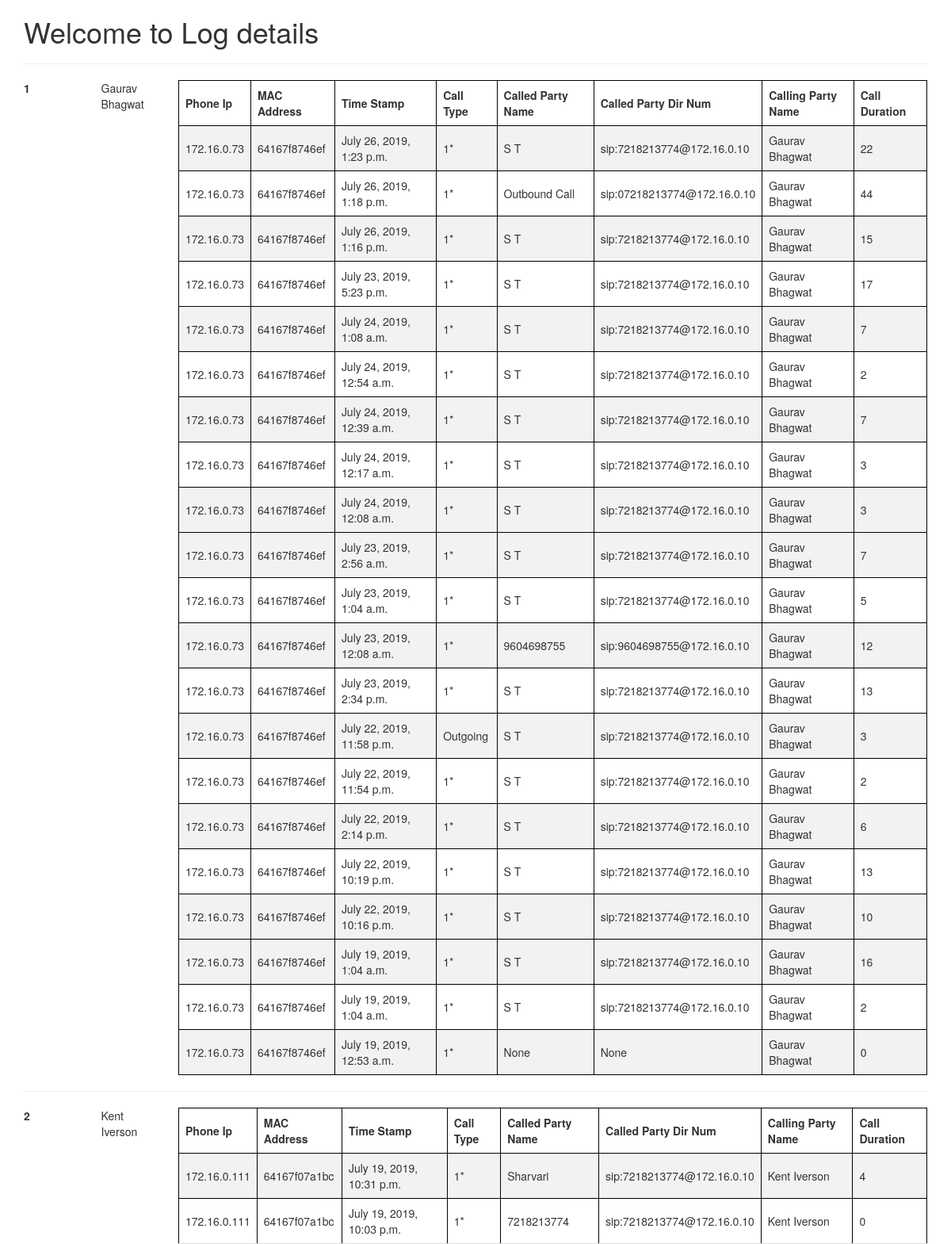
Screenshot of /pull/ with the database file from the repository.
### pull/models.py (models this page shows)
class PolycomIpPhone(models.Model):
    phone_ip = models.GenericIPAddressField()
    mac_address = models.CharField(max_length = 20)
    time_stamp = models.DateTimeField(null = True)

class Call_details(PolycomIpPhone):
    call_reference = models.CharField(max_length = 10)
    call_state = models.CharField(max_length = 10)
    call_type = models.CharField(max_length = 20)
    UI_Appearance_Index = models.CharField(max_length = 5)
    called_party_name = models.CharField(max_length = 20, null = True)
    called_party_dir_num = models.TextField(null = True)
    calling_party_name = models.CharField(max_length = 20)
    calling_party_dir_num = models.TextField(null= True)
    call_duration = models.CharField(max_length = 10 ,null= True)
    protocol = models.CharField(max_length = 10)
    muted = models.IntegerField(null= True)
    ringing = models.IntegerField(null= True)

class PolycomIpPhone(models.Model):
    phone_ip = models.GenericIPAddressField()
    mac_address = models.CharField(max_length = 20)
    time_stamp = models.DateTimeField(null = True)

### pull/views.py (the view, shortened to what this page needs)
# urls.py: path('', views.IndexView.as_view(), name='index'),
class IndexView(generic.ListView):
    template_name = 'pull/page.html'
    context_object_name = 'latest_Call_details_list'
    def get_queryset(request):
        return Call_details.objects.all().order_by('-id')[:]

### pull/templates/pull/page.html (shortened to what this page needs)
<!DOCTYPE html>
<html lang="en">
<head>
  <link rel="stylesheet" href="https://maxcdn.bootstrapcdn.com/bootstrap/3.4.0/css/bootstrap.min.css">
</head>
<body>
<div class="container">
  <h1> Welcome to Log details </h1>
  <hr></hr>
  <div class="row">
    <div class = "col-sm-1" style="background-color:light blue;">
      <b>1</b>
    </div>
    <div class = "col-sm-1" style="background-color:white;">
    Gaurav Bhagwat
    </div>
    <div class = "col-sm-10" style="background-color:light blue;" style="overflow-x:auto;">
    {% if latest_Call_details_list %}
    <table>
    <tr>
        <th>Phone Ip</th>
        <th>MAC Address</th>
        <th>Time Stamp</th>
        <th>Call Type</th>
        <th>Called Party Name</th>
        <th>Called Party Dir Num</th>
        <th>Calling Party Name</th>
        <th>Call Duration</th>
    </tr>
    {% for obj in latest_Call_details_list %}
    <tr>
      {% if obj.calling_party_name == "Gaurav Bhagwat"%}
            <td>{{ obj.phone_ip}}</td>
            <td>{{ obj.mac_address}}</td>
            <td>{{ obj.time_stamp}}</td>
            <td>{{ obj.call_type}}</td>
            <td>{{ obj.called_party_name}}</td>
            <td>{{ obj.called_party_dir_num}}</td>
            <td>{{ obj.calling_party_name}}</td>
            <td>{{ obj.call_duration}}</td>
      {% endif %}
    </tr>
    {% endfor %}
    </table>
    {% endif %}
    </div>
  </div>
  <hr></hr>
  <div class="row">
    <div class = "col-sm-1" style="background-color:light blue;">
      <b>2</b>
    </div>
    <div class = "col-sm-1" style="background-color:white;">
    Kent Iverson
    </div>
    <div class = "col-sm-10" style="background-color:light blue;" style="overflow-x:auto;">
    {% if latest_Call_details_list %}
    <table>
    <tr>
        <th>Phone Ip</th>
        <th>MAC Address</th>
        <th>Time Stamp</th>
        <th>Call Type</th>
        <th>Called Party Name</th>
        <th>Called Party Dir Num</th>
        <th>Calling Party Name</th>
        <th>Call Duration</th>
    </tr>
    {% for obj in latest_Call_details_list%}
    <tr>
        {% if obj.calling_party_name == "Kent Iverson"%}
            <td>{{ obj.phone_ip}}</td>
            <td>{{ obj.mac_address}}</td>
            <td>{{ obj.time_stamp}}</td>
            <td>{{ obj.call_type}}</td>
            <td>{{ obj.called_party_name}}</td>
            <td>{{ obj.called_party_dir_num}}</td>
            <td>{{ obj.calling_party_name}}</td>
            <td>{{ obj.call_duration}}</td>
        {%endif%}
    </tr>
    {% endfor %}
    </table>
    {% endif %}
    </div>
  </div>
</div>

### pull/templates/pull/page.html (style rules this page uses)
table, th, td { border: 1px solid black; border-collapse: collapse; }
table { border-collapse: collapse; border-spacing: 0; width: 100%; border: 1px solid #ddd; }
th, td { text-align: left; padding: 8px; }
tr:nth-child(even) { background-color: #f2f2f2 }

### rows the page displays
Call_details: phone_ip "172.16.0.73", mac_address "64167f8746ef", time_stamp "July 26, 2019, 1:23 p.m.", call_type "1*", called_party_name "S T", called_party_dir_num "sip:7218213774@172.16.0.10", calling_party_name "Gaurav Bhagwat", call_duration "22"
Call_details: phone_ip "172.16.0.73", mac_address "64167f8746ef", time_stamp "July 26, 2019, 1:18 p.m.", call_type "1*", called_party_name "Outbound Call", called_party_dir_num "sip:07218213774@172.16.0.10", calling_party_name "Gaurav Bhagwat", call_duration "44"
Call_details: phone_ip "172.16.0.73", mac_address "64167f8746ef", time_stamp "July 26, 2019, 1:16 p.m.", call_type "1*", called_party_name "S T", called_party_dir_num "sip:7218213774@172.16.0.10", calling_party_name "Gaurav Bhagwat", call_duration "15"
Call_details: phone_ip "172.16.0.73", mac_address "64167f8746ef", time_stamp "July 23, 2019, 5:23 p.m.", call_type "1*", called_party_name "S T", called_party_dir_num "sip:7218213774@172.16.0.10", calling_party_name "Gaurav Bhagwat", call_duration "17"
Call_details: phone_ip "172.16.0.73", mac_address "64167f8746ef", time_stamp "July 24, 2019, 1:08 a.m.", call_type "1*", called_party_name "S T", called_party_dir_num "sip:7218213774@172.16.0.10", calling_party_name "Gaurav Bhagwat", call_duration "7"
Call_details: phone_ip "172.16.0.73", mac_address "64167f8746ef", time_stamp "July 24, 2019, 12:54 a.m.", call_type "1*", called_party_name "S T", called_party_dir_num "sip:7218213774@172.16.0.10", calling_party_name "Gaurav Bhagwat", call_duration "2"
Call_details: phone_ip "172.16.0.73", mac_address "64167f8746ef", time_stamp "July 24, 2019, 12:39 a.m.", call_type "1*", called_party_name "S T", called_party_dir_num "sip:7218213774@172.16.0.10", calling_party_name "Gaurav Bhagwat", call_duration "7"
Call_details: phone_ip "172.16.0.73", mac_address "64167f8746ef", time_stamp "July 24, 2019, 12:17 a.m.", call_type "1*", called_party_name "S T", called_party_dir_num "sip:7218213774@172.16.0.10", calling_party_name "Gaurav Bhagwat", call_duration "3"
Call_details: phone_ip "172.16.0.73", mac_address "64167f8746ef", time_stamp "July 24, 2019, 12:08 a.m.", call_type "1*", called_party_name "S T", called_party_dir_num "sip:7218213774@172.16.0.10", calling_party_name "Gaurav Bhagwat", call_duration "3"
Call_details: phone_ip "172.16.0.73", mac_address "64167f8746ef", time_stamp "July 23, 2019, 2:56 a.m.", call_type "1*", called_party_name "S T", called_party_dir_num "sip:7218213774@172.16.0.10", calling_party_name "Gaurav Bhagwat", call_duration "7"
Call_details: phone_ip "172.16.0.73", mac_address "64167f8746ef", time_stamp "July 23, 2019, 1:04 a.m.", call_type "1*", called_party_name "S T", called_party_dir_num "sip:7218213774@172.16.0.10", calling_party_name "Gaurav Bhagwat", call_duration "5"
Call_details: phone_ip "172.16.0.73", mac_address "64167f8746ef", time_stamp "July 23, 2019, 12:08 a.m.", call_type "1*", called_party_name "9604698755", called_party_dir_num "sip:9604698755@172.16.0.10", calling_party_name "Gaurav Bhagwat", call_duration "12"
Call_details: phone_ip "172.16.0.73", mac_address "64167f8746ef", time_stamp "July 23, 2019, 2:34 p.m.", call_type "1*", called_party_name "S T", called_party_dir_num "sip:7218213774@172.16.0.10", calling_party_name "Gaurav Bhagwat", call_duration "13"
Call_details: phone_ip "172.16.0.73", mac_address "64167f8746ef", time_stamp "July 22, 2019, 11:58 p.m.", call_type "Outgoing", called_party_name "S T", called_party_dir_num "sip:7218213774@172.16.0.10", calling_party_name "Gaurav Bhagwat", call_duration "3"
Call_details: phone_ip "172.16.0.73", mac_address "64167f8746ef", time_stamp "July 22, 2019, 11:54 p.m.", call_type "1*", called_party_name "S T", called_party_dir_num "sip:7218213774@172.16.0.10", calling_party_name "Gaurav Bhagwat", call_duration "2"
Call_details: phone_ip "172.16.0.73", mac_address "64167f8746ef", time_stamp "July 22, 2019, 2:14 p.m.", call_type "1*", called_party_name "S T", called_party_dir_num "sip:7218213774@172.16.0.10", calling_party_name "Gaurav Bhagwat", call_duration "6"
Call_details: phone_ip "172.16.0.73", mac_address "64167f8746ef", time_stamp "July 22, 2019, 10:19 p.m.", call_type "1*", called_party_name "S T", called_party_dir_num "sip:7218213774@172.16.0.10", calling_party_name "Gaurav Bhagwat", call_duration "13"
Call_details: phone_ip "172.16.0.73", mac_address "64167f8746ef", time_stamp "July 22, 2019, 10:16 p.m.", call_type "1*", called_party_name "S T", called_party_dir_num "sip:7218213774@172.16.0.10", calling_party_name "Gaurav Bhagwat", call_duration "10"
Call_details: phone_ip "172.16.0.73", mac_address "64167f8746ef", time_stamp "July 19, 2019, 1:04 a.m.", call_type "1*", called_party_name "S T", called_party_dir_num "sip:7218213774@172.16.0.10", calling_party_name "Gaurav Bhagwat", call_duration "16"
Call_details: phone_ip "172.16.0.73", mac_address "64167f8746ef", time_stamp "July 19, 2019, 1:04 a.m.", call_type "1*", called_party_name "S T", called_party_dir_num "sip:7218213774@172.16.0.10", calling_party_name "Gaurav Bhagwat", call_duration "2"
Call_details: phone_ip "172.16.0.73", mac_address "64167f8746ef", time_stamp "July 19, 2019, 12:53 a.m.", call_type "1*", called_party_name "None", called_party_dir_num "None", calling_party_name "Gaurav Bhagwat", call_duration "0"
Call_details: phone_ip "172.16.0.111", mac_address "64167f07a1bc", time_stamp "July 19, 2019, 10:31 p.m.", call_type "1*", called_party_name "Sharvari", called_party_dir_num "sip:7218213774@172.16.0.10", calling_party_name "Kent Iverson", call_duration "4"
Call_details: phone_ip "172.16.0.111", mac_address "64167f07a1bc", time_stamp "July 19, 2019, 10:03 p.m.", call_type "1*", called_party_name "7218213774", called_party_dir_num "sip:7218213774@172.16.0.10", calling_party_name "Kent Iverson", call_duration "0"
